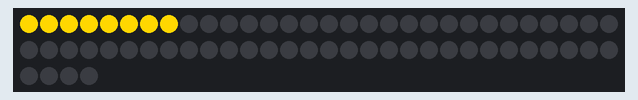
Recording of a sketch running on a simulated Arduino Uno, built with avr-gcc and run on an emulated ATmega328P. Parts: 64 RGB LEDs in strip order, left to right, continuing on the next row.

Above: at 0.2 s.
At 1.41 s:
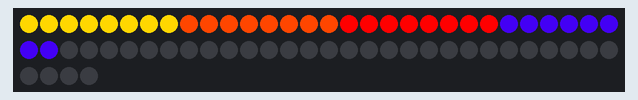
At 2.22 s:
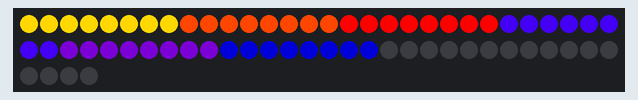
At 2.9 s:
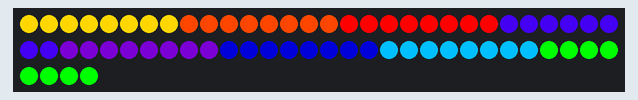

Measured:
- by itself, everything shown: repeats every 5.2 s, in 8 steps
- what the display in image 3 shows lasts 2.4 s, from 2.8 s to 5.2 s

The sketch:

matriu-8x8.ino
```cpp
/*
  carrossa-leds — Prova amb matriu de LEDs digitals 8x8
  Sketch AÏLLAT, no forma part del programa final de la carrossa —
  simulador visual del logo en petit: cada FILA de la matriu representa
  una ploma, encesa amb el mateix color que li correspon al programa
  real (cara-davant/cara-darrere a `main`).

  Pin de control: GPIO 5 — el mateix pin de dades que ja fa servir la
  resta del projecte.

  Nota sobre el cablejat de la matriu (serpentina o no): com que cada
  fila s'encén sencera amb un sol color, no importa si dins la fila els
  LEDs van d'esquerra a dreta o al revés (típic de les matrius en
  serpentina) — només cal que els 8 índexs d'una fila coincideixin amb
  els 8 LEDs físics d'aquella fila, cosa que ja passa amb la numeració
  habitual (fila 0 = índexs 0-7, fila 1 = índexs 8-15, etc.).

  Revela el logo fila a fila (cada ploma s'encén i es queda encesa, no
  es torna a apagar): comença en negre, va encenent files en ordre amb
  una pausa entre cada una, es queda amb el logo complet una estona, i
  torna a començar — en bucle, per poder-ho observar repetidament.
*/

#include <Adafruit_NeoPixel.h>

constexpr uint8_t PIN_DADES = 5;  // corregit de 2 a 5 — pin real del cablejat
constexpr uint8_t COLUMNES = 8;
constexpr uint8_t FILES = 8;
constexpr uint16_t NUM_LEDS = COLUMNES * FILES;  // matriu 8x8

Adafruit_NeoPixel pixels(NUM_LEDS, PIN_DADES, NEO_GRB + NEO_KHZ800);

// Mateixos colors, en el mateix ordre de plomes, que cara-davant/cara-darrere.
const uint32_t COLOR_GROC = pixels.Color(255, 215, 0);
const uint32_t COLOR_TARONJA = pixels.Color(255, 70, 0);
const uint32_t COLOR_VERMELL = pixels.Color(255, 0, 0);
const uint32_t COLOR_VIOLETA = pixels.Color(60, 0, 220);    // "lila1" al programa original — abans magenta, massa semblant al vermell
const uint32_t COLOR_VERD = pixels.Color(0, 255, 0);
const uint32_t COLOR_BLAU_CLAR = pixels.Color(0, 191, 255);
const uint32_t COLOR_BLAU_FOSC = pixels.Color(0, 0, 139);
const uint32_t COLOR_INDI = pixels.Color(75, 0, 130);    // "lila2" al programa original

constexpr uint8_t NUM_PLOMES = 8;
const uint32_t PLOMA_COLOR[NUM_PLOMES] = {
    COLOR_GROC, COLOR_TARONJA, COLOR_VERMELL, COLOR_VIOLETA,
    COLOR_INDI, COLOR_BLAU_FOSC, COLOR_BLAU_CLAR, COLOR_VERD,
};

constexpr uint16_t RETARD_FILA_MS = 400;      // pausa entre l'encesa de cada fila
constexpr uint16_t RETARD_COMPLET_MS = 2000;  // estona amb el logo complet abans de repetir

void setup() {
  pixels.begin();
}

void loop() {
  pixels.clear();
  pixels.show();

  for (uint8_t fila = 0; fila < FILES; fila++) {
    for (uint8_t col = 0; col < COLUMNES; col++) {
      pixels.setPixelColor(fila * COLUMNES + col, PLOMA_COLOR[fila]);
    }
    pixels.show();
    delay(RETARD_FILA_MS);
  }

  delay(RETARD_COMPLET_MS);
}
```
